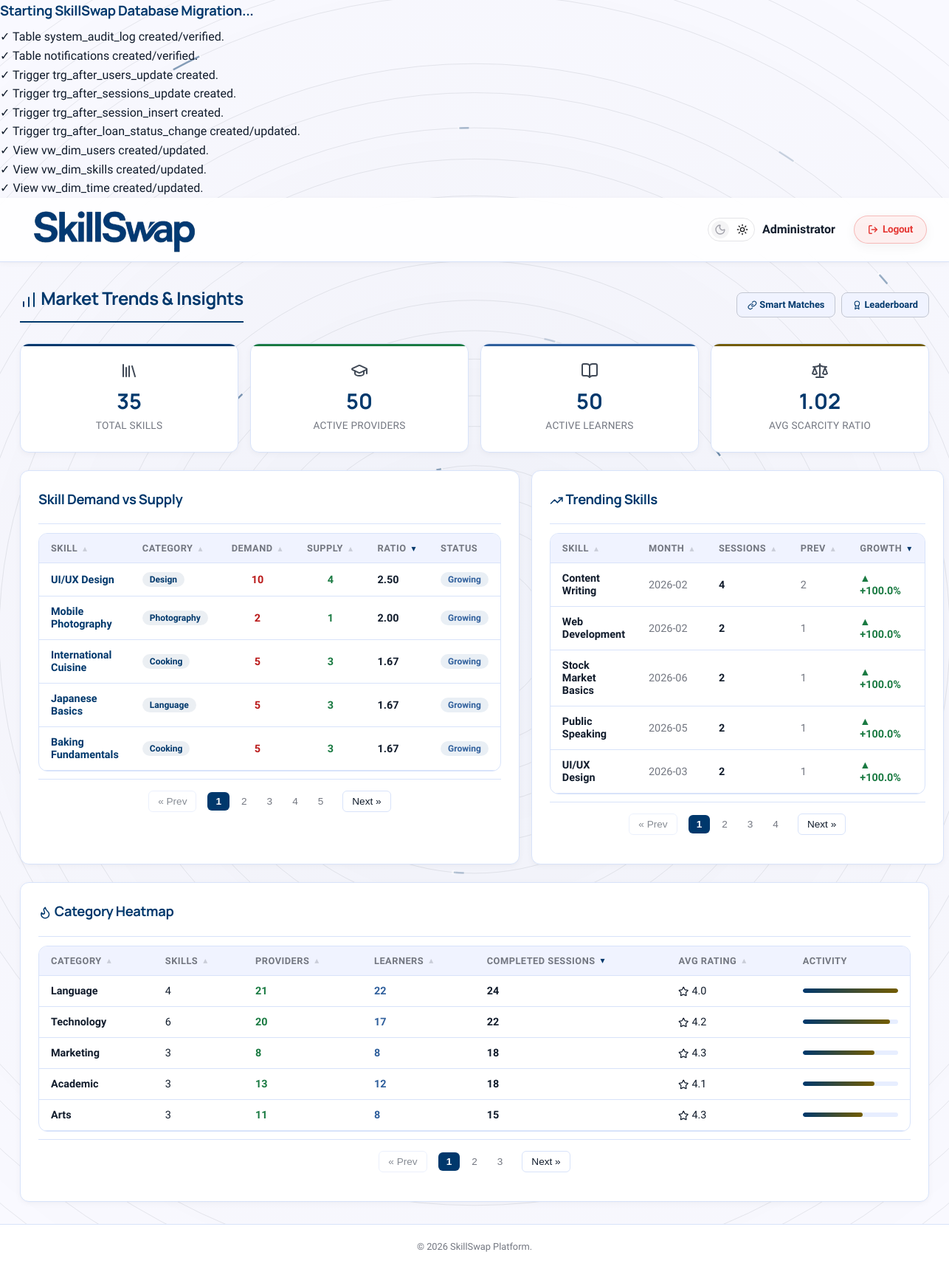
The page /pages/market_trends.php (signed in) on the database its author committed.
### tables this page shows
CREATE TABLE IF NOT EXISTS skills (
    skill_id INT AUTO_INCREMENT PRIMARY KEY,
    skill_name VARCHAR(100) NOT NULL,
    catagory VARCHAR(50),
    description TEXT,
    difficulty_level ENUM('Beginner', 'Intermediate', 'Advanced')
);

### pages/market_trends.php (the view, shortened to what the rows shown need)
<?php
require_once __DIR__ . '/../config/db.php';
$sort_scarcity = trim($_GET['sort_scarcity'] ?? 'ratio');
$order_scarcity = trim($_GET['order_scarcity'] ?? 'desc');
$allowed_scarcity = ['skill' => 's.skill_name', 'category' => 's.catagory', 'demand' => 'demand_count', 'supply' => 'supply_count', 'ratio' => 'scarcity_ratio'];
$col_scarcity = $allowed_scarcity[$sort_scarcity] ?? 'scarcity_ratio';
$ord_scarcity = (strtolower($order_scarcity) === 'asc') ? 'ASC' : 'DESC';
$sort_trending = trim($_GET['sort_trending'] ?? 'growth');
$order_trending = trim($_GET['order_trending'] ?? 'desc');
$allowed_trending = ['skill' => 'skill_name', 'month' => 'month', 'sessions' => 'session_count', 'prev' => 'prev_month_count', 'growth' => 'growth_pct'];
$col_trending = $allowed_trending[$sort_trending] ?? 'growth_pct';
$ord_trending = (strtolower($order_trending) === 'asc') ? 'ASC' : 'DESC';
$sort_heatmap = trim($_GET['sort_heatmap'] ?? 'sessions');
$order_heatmap = trim($_GET['order_heatmap'] ?? 'desc');
$allowed_heatmap = ['category' => 'category', 'skills' => 'skill_count', 'providers' => 'total_providers', 'learners' => 'total_learners', 'sessions' => 'total_sessions', 'rating' => 'avg_rating'];
$col_heatmap = $allowed_heatmap[$sort_heatmap] ?? 'total_sessions';
$ord_heatmap = (strtolower($order_heatmap) === 'asc') ? 'ASC' : 'DESC';
$scarcity = $conn->query("
    SELECT
        s.skill_id, s.skill_name, s.catagory,
        COALESCE(d.demand_count, 0) AS demand_count,
        COALESCE(o.supply_count, 0) AS supply_count,
        CASE
            WHEN COALESCE(o.supply_count, 0) = 0 AND COALESCE(d.demand_count, 0) > 0 THEN 999.99
            WHEN COALESCE(o.supply_count, 0) = 0 THEN 0
            ELSE ROUND(COALESCE(d.demand_count, 0) * 1.0 / o.supply_count, 2)
        END AS scarcity_ratio,
        COALESCE(sess.completed_sessions, 0) AS completed_sessions,
        COALESCE(sess.avg_tc_cost, 0) AS avg_tc_cost,
        CASE
            WHEN COALESCE(o.supply_count, 0) = 0 AND COALESCE(d.demand_count, 0) > 0 THEN 'Critical Gap'
            WHEN COALESCE(o.supply_count, 0) = 0 THEN 'No Activity'
            WHEN COALESCE(d.demand_count, 0) * 1.0 / o.supply_count > 3 THEN 'High Demand'
            WHEN COALESCE(d.demand_count, 0) * 1.0 / o.supply_count > 1.5 THEN 'Growing'
            WHEN COALESCE(d.demand_count, 0) * 1.0 / o.supply_count >= 0.8 THEN 'Balanced'
            ELSE 'Over-Supplied'
        END AS market_status
    FROM skills s
    LEFT JOIN (
        SELECT skill_id, COUNT(*) AS demand_count FROM user_skills_requested GROUP BY skill_id
    ) d ON s.skill_id = d.skill_id
    LEFT JOIN (
        SELECT skill_id, COUNT(*) AS supply_count FROM user_skills_offered GROUP BY skill_id
    ) o ON s.skill_id = o.skill_id
    LEFT JOIN (
        SELECT skill_id, COUNT(*) AS completed_sessions, ROUND(AVG(time_credit_transfer), 2) AS avg_tc_cost
        FROM exchange_sessions WHERE status = 'completed'
        GROUP BY skill_id
    ) sess ON s.skill_id = sess.skill_id
    WHERE COALESCE(d.demand_count, 0) > 0 OR COALESCE(o.supply_count, 0) > 0
    ORDER BY $col_scarcity $ord_scarcity
");
$trending = $conn->query("
    WITH monthly_skill_sessions AS (
        SELECT
            es.skill_id,
            s.skill_name,
            s.catagory,
            DATE_FORMAT(es.scheduled_time, '%Y-%m') AS month,
            COUNT(*) AS session_count
        FROM exchange_sessions es
        JOIN skills s ON es.skill_id = s.skill_id
        WHERE es.status = 'completed'
        GROUP BY es.skill_id, month
    ),
    with_lag AS (
        SELECT *,
            LAG(session_count) OVER (PARTITION BY skill_id ORDER BY month) AS prev_month_count
        FROM monthly_skill_sessions
    )
    SELECT
        skill_id, skill_name, catagory, month, session_count, prev_month_count,
        CASE
            WHEN prev_month_count IS NULL THEN NULL
            WHEN prev_month_count = 0 THEN 100.0
            ELSE ROUND((session_count - prev_month_count) * 100.0 / prev_month_count, 1)
        END AS growth_pct
    FROM with_lag
    ORDER BY $col_trending $ord_trending
    LIMIT 20
");
$category_heat = $conn->query("
    SELECT
        s.catagory AS category,
        COUNT(DISTINCT s.skill_id) AS skill_count,
        COALESCE(SUM(DISTINCT uso_cnt.cnt), 0) AS total_providers,
        COALESCE(SUM(DISTINCT usr_cnt.cnt), 0) AS total_learners,
        (SELECT COUNT(*) FROM exchange_sessions es2
         JOIN skills sk ON es2.skill_id = sk.skill_id
         WHERE sk.catagory = s.catagory AND es2.status = 'completed') AS total_sessions,
        (SELECT ROUND(AVG(es3.rating), 1) FROM exchange_sessions es3
         JOIN skills sk2 ON es3.skill_id = sk2.skill_id
         WHERE sk2.catagory = s.catagory AND es3.rating IS NOT NULL) AS avg_rating
    FROM skills s
    LEFT JOIN (
        SELECT uso.skill_id, COUNT(*) AS cnt FROM user_skills_offered uso GROUP BY uso.skill_id
    ) uso_cnt ON s.skill_id = uso_cnt.skill_id
    LEFT JOIN (
        SELECT usr.skill_id, COUNT(*) AS cnt FROM user_skills_requested usr GROUP BY usr.skill_id
    ) usr_cnt ON s.skill_id = usr_cnt.skill_id
    WHERE s.catagory IS NOT NULL
    GROUP BY s.catagory
    ORDER BY $col_heatmap $ord_heatmap
");
include __DIR__ . '/../includes/header.php';
?>
<div class="page-wrapper">
    <div class="container">
        <div class="flex justify-between items-center" style="flex-wrap:wrap; gap:12px;">
            <div>
                <h1 class="page-title" style="margin-bottom:4px;"><i data-lucide="bar-chart" class="lucide-sm"></i> Market Trends & Insights</h1>
            </div>
        </div>
        <div class="grid-2 mt-3">
            <div class="card">
                <?php if ($scarcity && $scarcity->num_rows > 0): ?>
                    <div class="table-wrapper">
                        <table>
                            <thead>
                                <tr>
                                    <th>
                                        <span class="th-content">
                                            <span>Skill</span>
                                            <?php echo renderTableSort('skill', $sort_scarcity, $order_scarcity, 'sort_scarcity', 'order_scarcity'); ?>
                                        </span>
                                    </th>
                                    <th>
                                        <span class="th-content">
                                            <span>Category</span>
                                            <?php echo renderTableSort('category', $sort_scarcity, $order_scarcity, 'sort_scarcity', 'order_scarcity'); ?>
                                        </span>
                                    </th>
                                    <th>
                                        <span class="th-content">
                                            <span>Demand</span>
                                            <?php echo renderTableSort('demand', $sort_scarcity, $order_scarcity, 'sort_scarcity', 'order_scarcity'); ?>
                                        </span>
                                    </th>
                                    <th>
                                        <span class="th-content">
                                            <span>Supply</span>
                                            <?php echo renderTableSort('supply', $sort_scarcity, $order_scarcity, 'sort_scarcity', 'order_scarcity'); ?>
                                        </span>
                                    </th>
                                    <th>
                                        <span class="th-content">
                                            <span>Ratio</span>
                                            <?php echo renderTableSort('ratio', $sort_scarcity, $order_scarcity, 'sort_scarcity', 'order_scarcity'); ?>
                                        </span>
                                    </th>
                                    <th>Status</th>
                                </tr>
                            </thead>
                            <tbody>
                                <?php while ($row = $scarcity->fetch_assoc()):
                                    $status_badge = 'badge-info';
                                    if ($row['market_status'] === 'Critical Gap') $status_badge = 'badge-danger';
                                    elseif ($row['market_status'] === 'High Demand') $status_badge = 'badge-warning';
                                    elseif ($row['market_status'] === 'Growing') $status_badge = 'badge-info';
                                    elseif ($row['market_status'] === 'Balanced') $status_badge = 'badge-success';
                                    elseif ($row['market_status'] === 'Over-Supplied') $status_badge = 'badge-orange';
                                ?>
                                    <tr>
                                        <td><a href="skill_detail.php?id=<?php echo $row['skill_id']; ?>" style="font-weight:600;"><?php echo htmlspecialchars($row['skill_name']); ?></a></td>
                                        <td><span class="badge badge-orange"><?php echo htmlspecialchars($row['catagory'] ?? 'N/A'); ?></span></td>
                                        <td style="text-align:center; font-weight:600; color:var(--danger);"><?php echo $row['demand_count']; ?></td>
                                        <td style="text-align:center; font-weight:600; color:var(--success);"><?php echo $row['supply_count']; ?></td>
                                        <td style="font-weight:700;">
                                            <?php echo $row['scarcity_ratio'] >= 999 ? '∞' : $row['scarcity_ratio']; ?>
                                        </td>
                                        <td><span class="badge <?php echo $status_badge; ?>"><?php echo $row['market_status']; ?></span></td>
                                    </tr>
                                <?php endwhile; ?>
                            </tbody>
                        </table>
                    </div>
                <?php else: ?>
                    <div class="empty-state"><p>No market data available yet.</p></div>
                <?php endif; ?>
            </div>
            <div class="card">
                <?php if ($trending && $trending->num_rows > 0): ?>
                    <div class="table-wrapper">
                        <table>
                            <thead>
                                <tr>
                                    <th>
                                        <span class="th-content">
                                            <span>Skill</span>
                                            <?php echo renderTableSort('skill', $sort_trending, $order_trending, 'sort_trending', 'order_trending'); ?>
                                        </span>
                                    </th>
                                    <th>
                                        <span class="th-content">
                                            <span>Month</span>
                                            <?php echo renderTableSort('month', $sort_trending, $order_trending, 'sort_trending', 'order_trending'); ?>
                                        </span>
                                    </th>
                                    <th>
                                        <span class="th-content">
                                            <span>Sessions</span>
                                            <?php echo renderTableSort('sessions', $sort_trending, $order_trending, 'sort_trending', 'order_trending'); ?>
                                        </span>
                                    </th>
                                    <th>
                                        <span class="th-content">
                                            <span>Prev</span>
                                            <?php echo renderTableSort('prev', $sort_trending, $order_trending, 'sort_trending', 'order_trending'); ?>
                                        </span>
                                    </th>
                                    <th>
                                        <span class="th-content">
                                            <span>Growth</span>
                                            <?php echo renderTableSort('growth', $sort_trending, $order_trending, 'sort_trending', 'order_trending'); ?>
                                        </span>
                                    </th>
                                </tr>
                            </thead>
                        </table>
                    </div>
                <?php else: ?>
                    <div class="empty-state"><p>Not enough session data to calculate trends yet.</p></div>
                <?php endif; ?>
            </div>
        </div>
        <div class="card mt-3">
            <?php if ($category_heat && $category_heat->num_rows > 0): ?>
                <div class="table-wrapper">
                    <table>
                        <thead>
                            <tr>
                                <th>
                                    <span class="th-content">
                                        <span>Category</span>
                                        <?php echo renderTableSort('category', $sort_heatmap, $order_heatmap, 'sort_heatmap', 'order_heatmap'); ?>
                                    </span>
                                </th>
                                <th>
                                    <span class="th-content">
                                        <span>Skills</span>
                                        <?php echo renderTableSort('skills', $sort_heatmap, $order_heatmap, 'sort_heatmap', 'order_heatmap'); ?>
                                    </span>
                                </th>
                                <th>
                                    <span class="th-content">
                                        <span>Providers</span>
                                        <?php echo renderTableSort('providers', $sort_heatmap, $order_heatmap, 'sort_heatmap', 'order_heatmap'); ?>
                                    </span>
                                </th>
                                <th>
                                    <span class="th-content">
                                        <span>Learners</span>
                                        <?php echo renderTableSort('learners', $sort_heatmap, $order_heatmap, 'sort_heatmap', 'order_heatmap'); ?>
                                    </span>
                                </th>
                                <th>
                                    <span class="th-content">
                                        <span>Completed Sessions</span>
                                        <?php echo renderTableSort('sessions', $sort_heatmap, $order_heatmap, 'sort_heatmap', 'order_heatmap'); ?>
                                    </span>
                                </th>
                                <th>
                                    <span class="th-content">
                                        <span>Avg Rating</span>
                                        <?php echo renderTableSort('rating', $sort_heatmap, $order_heatmap, 'sort_heatmap', 'order_heatmap'); ?>
                                    </span>
                                </th>
                                <th>Activity</th>
                            </tr>
                        </thead>
                    </table>
                </div>
            <?php else: ?>
                <div class="empty-state"><p>No category data available.</p></div>
            <?php endif; ?>
        </div>
    </div>
</div>
<?php include __DIR__ . '/../includes/footer.php'; ?>

### rows shown on the page
skills: skill_name "UI/UX Design", catagory "Design", demand_count "10", supply_count "4", scarcity_ratio "2.50", market_status "Growing"
skills: skill_name "Mobile Photography", catagory "Photography", demand_count "2", supply_count "1", scarcity_ratio "2.00", market_status "Growing"
skills: skill_name "International Cuisine", catagory "Cooking", demand_count "5", supply_count "3", scarcity_ratio "1.67", market_status "Growing"
skills: skill_name "Japanese Basics", catagory "Language", demand_count "5", supply_count "3", scarcity_ratio "1.67", market_status "Growing"
skills: skill_name "Baking Fundamentals", catagory "Cooking", demand_count "5", supply_count "3", scarcity_ratio "1.67", market_status "Growing"

### other values the page prints
$user_name "Administrator"
$total_skills "35"
$total_providers "50"
$total_learners "50"
$avg_scarcity "1.02"
$arrow "▾ ▾ ▾"
$t['skill_name'] "Content Writing"
$t['month'] "2026-02"
$t['session_count'] "4"
$t['prev_month_count'] "2"
$growth_text "▲ +100.0%"
$t['skill_name'] "Web Development"
$t['session_count'] "2"
$t['prev_month_count'] "1"
$t['skill_name'] "Stock Market Basics"
